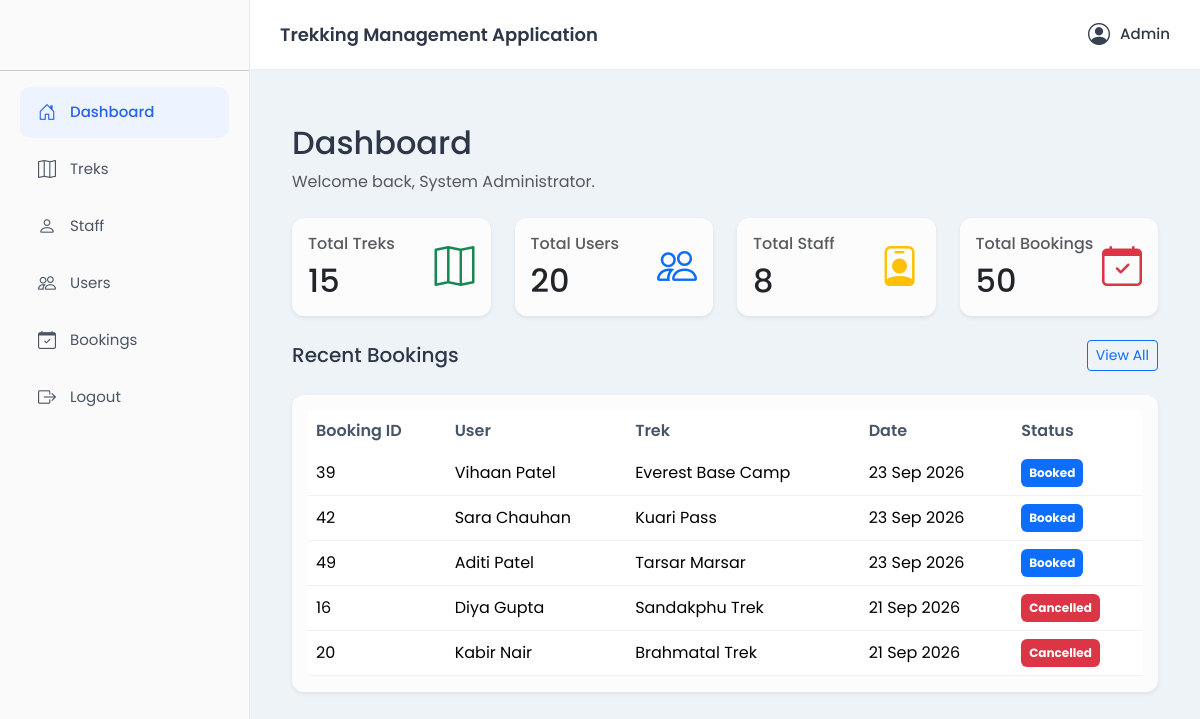
The page /admin/dashboard (signed in) on the database its author committed.
### models.py (models this page shows, shortened)
class User(UserMixin, db.Model) :
    __tablename__ = "users"
    id = db.Column(db.Integer, primary_key = True)
    username = db.Column(db.String(50), unique = True, nullable = False)
    email = db.Column(db.String(120), unique = True, nullable = False)
    password_hash = db.Column(db.String(256), nullable = False)
    full_name = db.Column(db.String(120), nullable = False)
    phone = db.Column(db.String(20))
    role = db.Column(db.String(20), nullable = False, default = "user")  # admin, staff, user
    status = db.Column(db.String(20), nullable = False, default = "active")  # active, blacklisted
    created_at = db.Column(db.DateTime, default = datetime.utcnow)
    bookings = db.relationship("Booking", backref="user", lazy = True)
    assigned_treks = db.relationship("Trek", backref = "assigned_staff", lazy = True, foreign_keys = "Trek.assigned_staff_id")
    staff_profile = db.relationship("StaffProfile", backref = "user", uselist = False, lazy = True)

class Booking(db.Model) :
    __tablename__ = "bookings"
    id = db.Column(db.Integer, primary_key = True)
    user_id = db.Column(db.Integer, db.ForeignKey("users.id"), nullable = False)
    trek_id = db.Column(db.Integer, db.ForeignKey("treks.id"), nullable = False)
    payment_status = db.Column(db.String(20), nullable = False, default = "pending" ) # Pending, Paid, Refunded
    status = db.Column(db.String(20), nullable = False, default = "booked")  # Booked, Cancelled, Completed
    booking_date = db.Column(db.DateTime, default = datetime.utcnow)

class Trek(db.Model) :
    __tablename__ = "treks"
    id = db.Column(db.Integer, primary_key = True)
    name = db.Column(db.String(150), nullable = False)
    location = db.Column(db.String(150), nullable = False)
    difficulty = db.Column(db.String(20), nullable = False)  # easy, moderate, hard
    duration_days = db.Column(db.Integer, nullable = False)
    total_slots = db.Column(db.Integer, nullable = False)
    available_slots = db.Column(db.Integer, nullable = False)
    assigned_staff_id = db.Column(db.Integer, db.ForeignKey("users.id"), nullable = True)
    image_url = db.Column(db.String(500),default="")
    price = db.Column(db.Float,nullable=False,default=0)
    status = db.Column(db.String(20), nullable = False, default="open")  # open, closed, started, ongoing, completed
    start_date = db.Column(db.Date, nullable = False)
    end_date = db.Column(db.Date, nullable = False)
    description = db.Column(db.Text, default="")
    created_at = db.Column(db.DateTime, default = datetime.utcnow)
    bookings = db.relationship("Booking", backref = "trek", lazy = True)

### routes/admin.py (the view)
@admin_bp.route("/dashboard")
@login_required
def dashboard():
    if current_user.role != "admin" :
            flash("Access denied.", "danger")
            return redirect_dashboard(current_user)
    total_treks = Trek.query.count()
    total_users = User.query.filter_by(role="user").count()
    total_staff = User.query.filter_by(role="staff").count()
    total_bookings = Booking.query.count()
    recent_bookings = (
        Booking.query
        .order_by(Booking.booking_date.desc())
        .limit(5)
        .all()
    )
    return render_template(
        "admin/dashboard.html",
        total_treks=total_treks,
        total_users=total_users,
        total_staff=total_staff,
        total_bookings=total_bookings,
        recent_bookings=recent_bookings
    )

### app.py (called while the page is built)
@login_manager.user_loader
def load_user(user_id):
    return db.session.get(User, int(user_id))

### templates/admin/dashboard.html
{% extends "base.html" %}
{% block content %}
<div class="container mt-4">
    <div class="d-flex justify-content-between align-items-center mb-4">
        <div>
            <h2>Dashboard</h2>
            <p class="text-muted mb-0">
                Welcome back, {{ current_user.full_name }}.
            </p>
        </div>
    </div>
    <div class="row">
        <div class="col-lg-3 col-md-6 mb-4">
            <div class="card shadow-sm">
                <div class="card-body d-flex justify-content-between align-items-center">
                    <div>
                        <h6 class="text-muted mb-2">Total Treks</h6>
                        <h2 class="mb-0">{{ total_treks }}</h2>
                    </div>
                    <i class="bi bi-map fs-1 text-success"></i>
                </div>
            </div>
        </div>
        <div class="col-lg-3 col-md-6 mb-4">
            <div class="card shadow-sm">
                <div class="card-body d-flex justify-content-between align-items-center">
                    <div>
                        <h6 class="text-muted mb-2">Total Users</h6>
                        <h2 class="mb-0">{{ total_users }}</h2>
                    </div>
                    <i class="bi bi-people fs-1 text-primary"></i>
                </div>
            </div>
        </div>
        <div class="col-lg-3 col-md-6 mb-4">
            <div class="card shadow-sm">
                <div class="card-body d-flex justify-content-between align-items-center">
                    <div>
                        <h6 class="text-muted mb-2">Total Staff</h6>
                        <h2 class="mb-0">{{ total_staff }}</h2>
                    </div>
                    <i class="bi bi-person-badge fs-1 text-warning"></i>
                </div>
            </div>
        </div>
        <div class="col-lg-3 col-md-6 mb-4">
            <div class="card shadow-sm">
                <div class="card-body d-flex justify-content-between align-items-center">
                    <div>
                        <h6 class="text-muted mb-2">Total Bookings</h6>
                        <h2 class="mb-0">{{ total_bookings }}</h2>
                    </div>
                    <i class="bi bi-calendar-check fs-1 text-danger"></i>
                </div>
            </div>
        </div>
    </div>
	<div class="d-flex justify-content-between align-items-center mb-4">
		<h5 class="mb-0">Recent Bookings</h5>
		<a href="{{ url_for('admin.bookings') }}"
		   class="btn btn-outline-primary btn-sm">
			View All
		</a>
	</div>
    <div class="card shadow-sm">
        {% if recent_bookings %}
        <div class="card-body">
            <table class="table table-hover align-middle mb-0">
                <thead>
                    <tr>
                        <th>Booking ID</th>
                        <th>User</th>
                        <th>Trek</th>
                        <th>Date</th>
                        <th>Status</th>
                    </tr>
                </thead>
                <tbody>
                    {% for booking in recent_bookings %}
                    <tr>
                        <td>{{ booking.id }}</td>
                        <td>{{ booking.user.full_name }}</td>
                        <td>{{ booking.trek.name }}</td>
                        <td>{{ booking.booking_date.strftime("%d %b %Y") }}</td>
                        <td>
                            {% if booking.status == "booked" %}
                            <span class="badge py-2 bg-primary">
                                Booked
                            </span>
                            {% elif booking.status == "completed" %}
                            <span class="badge py-2 bg-success">
                                Completed
                            </span>
                            {% else %}
                            <span class="badge py-2 bg-danger">
                                Cancelled
                            </span>
                            {% endif %}
                        </td>
                    </tr>
                    {% endfor %}
                </tbody>
            </table>
        </div>
        {% else %}
        <div class="card-body text-center py-5">
            <h5>No recent bookings found.</h5>
        </div>
        {% endif %}
    </div>
</div>
{% endblock %}

### templates/base.html (shortened to what this page needs)
<!DOCTYPE html>
<html lang="en">
    <head>
        <link href="https://cdn.jsdelivr.net/npm/bootstrap@5.3.3/dist/css/bootstrap.min.css" rel="stylesheet">
        <link rel="stylesheet" href="https://cdn.jsdelivr.net/npm/bootstrap-icons@1.11.3/font/bootstrap-icons.css">
        <link rel="stylesheet" href="{{ url_for('static', filename='css/style.css') }}">
    </head>
    <body>
        {% if current_user.is_authenticated %}
            {% if current_user.role == "admin" %}
                {% set dashboard = 'admin.dashboard' %}
            {% elif current_user.role == "staff" %}
                {% set dashboard = 'staff.dashboard' %}
            {% else %}
                {% set dashboard = 'user.dashboard' %}
            {% endif %}
        <div class="wrapper">
            <aside class="sidebar">
                <hr>
                <ul class="sidebar-menu">
                    <li>
                        <a href="{{ url_for(dashboard) }}"
                        class="{% if request.endpoint==dashboard %}active{% endif %}">
                            <i class="bi bi-house-door"></i>
                            <span>Dashboard</span>
                        </a>
                    </li>
                    {% if current_user.role=="admin" %}
                    <li>
                        <a href="{{ url_for('admin.treks') }}"
                        class="{% if request.endpoint=='admin.treks' %}active{% endif %}">
                            <i class="bi bi-map"></i>
                            <span>Treks</span>
                        </a>
                    </li>
                    <li>
                        <a href="{{ url_for('admin.staff') }}"
                        class="{% if request.endpoint=='admin.staff' %}active{% endif %}">
                            <i class="bi bi-person"></i>
                            <span>Staff</span>
                        </a>
                    </li>
                    <li>
                        <a href="{{ url_for('admin.users') }}"
                        class="{% if request.endpoint=='admin.users' %}active{% endif %}">
                            <i class="bi bi-people"></i>
                            <span>Users</span>
                        </a>
                    </li>
                    <li>
                        <a href="{{ url_for('admin.bookings') }}"
                        class="{% if request.endpoint=='admin.bookings' %}active{% endif %}">
                            <i class="bi bi-calendar-check"></i>
                            <span>Bookings</span>
                        </a>
                    </li>
                    {% endif %}
                    <li>
                        <a href="{{ url_for('auth.logout')}}"
                        class="{% if request.endpoint=='auth.logout' %}active{% endif %}">
                            <i class="bi bi-box-arrow-right"></i>
                            <span>Logout</span>
                        </a>
                    </li>
                </ul>
            </aside>
            <div class="main">
                <nav class="topbar">
                    <h5 class="app-title">Trekking Management Application</h5>
                    <div class="profile">
                        <i class="bi bi-person-circle"></i>
                        <span>{{ current_user.username.capitalize() }}</span>
                    </div>
                </nav>
                <div class="page-content">
                    {% block content %}{% endblock %}
                </div>
            </div>
        </div>
        {% else %}
        {% block public_content %}
        {% endblock %}
        {% endif %}
    </body>
</html>

### static/css/style.css (style rules this page uses)
* { margin:0; padding:0; box-sizing:border-box; }
body { font-family:'Poppins',sans-serif; background:#eef3f8; color:#2d3748; }
.wrapper { display:flex; min-height:100vh; }
.sidebar { width:250px; background:#fafafa; border-right:1px solid #e6e9ef; position:fixed; height:100vh; display:flex; flex-direction:column; }
.sidebar hr { margin-top: 70px; }
.sidebar-menu { list-style:none; padding:0px 20px 12px 20px; }
.sidebar-menu li { margin-bottom:6px; }
.sidebar-menu a { display:flex; align-items:center; gap:14px; text-decoration:none; color:#4b5563; padding:12px 18px; border-radius:10px; transition:.25s; font-size:15px; }
.sidebar-menu a i { font-size:18px; }
.sidebar-menu a.active { background:#edf4ff; color:#2563eb; font-weight:500; }
.main { margin-left:250px; width:calc(100% - 250px); }
.topbar { height:70px; background:#fff; border-bottom:1px solid #e8ecf2; display:flex; justify-content:space-between; align-items:center; padding:0 30px; }
.app-title { font-size:18px; font-weight:600; margin:0; }
.profile { display:flex; align-items:center; gap:10px; cursor:pointer; }
.profile i:first-child { font-size:22px; color:#374151; }
.profile span { font-size:15px; font-weight:500; }
.page-content { padding:30px; }
.card { border:none; border-radius:12px; background:#fcfcfd; box-shadow:0 1px 3px rgba(0,0,0,.08); }
.table { background:#fff; }
.table thead { background:#f8fafc; }
.table th { font-weight:600; border:none; color:#475569; }
.table td { vertical-align:middle; border-color:#eef1f6; }

### rows shown on the page
User: username "Admin", full_name "System Administrator"
Booking: id "39", user.full_name "Vihaan Patel", trek.name "Everest Base Camp", booking_date "23 Sep 2026", status "Booked"
Booking: id "42", user.full_name "Sara Chauhan", trek.name "Kuari Pass", booking_date "23 Sep 2026", status "Booked"
Booking: id "49", user.full_name "Aditi Patel", trek.name "Tarsar Marsar", booking_date "23 Sep 2026", status "Booked"
Booking: id "16", user.full_name "Diya Gupta", trek.name "Sandakphu Trek", booking_date "21 Sep 2026", status "Cancelled"
Booking: id "20", user.full_name "Kabir Nair", trek.name "Brahmatal Trek", booking_date "21 Sep 2026", status "Cancelled"

### other values the page prints
{{ total_treks }} "15"
{{ total_users }} "20"
{{ total_staff }} "8"
{{ total_bookings }} "50"
